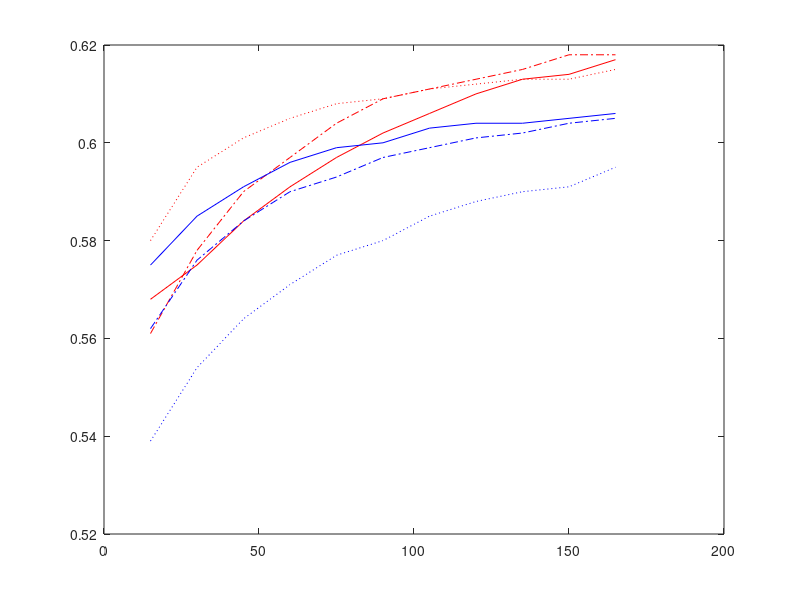

The MATLAB script that drew this image: (Note: this script raises an error after producing the figure.)
%% pH Plotting

time = [15	30	45	60	75	90	105	120	135	150	165];

ph3_6a = [0.58	0.595	0.601	0.605	0.608	0.609	0.611	0.612	0.613	0.613	0.615];
ph3_6b = [0.561	0.578	0.59	0.597	0.604	0.609	0.611	0.613	0.615	0.618	0.618];
ph3_6c = [0.568	0.575	0.584	0.591	0.597	0.602	0.606	0.61	0.613	0.614	0.617];

ph4_4a = [0.539	0.554	0.564	0.571	0.577	0.58	0.585	0.588	0.59	0.591	0.595];
ph4_4b = [0.562	0.576	0.584	0.59	0.593	0.597	0.599	0.601	0.602	0.604	0.605];
ph4_4c = [0.575	0.585	0.591	0.596	0.599	0.6	0.603	0.604	0.604	0.605	0.606];

ph5_9a = [0.502	0.507	0.515	0.519	0.523	0.523	0.527	0.529	0.53	0.531	0.532];


figure(1)
plot(time,ph3_6a,'r:')
hold on
plot(time,ph3_6b,'r-.')
plot(time,ph3_6c,'r-')
plot(time,ph4_4a,'b:')
plot(time,ph4_4b,'b-.')
plot(time,ph4_4c,'b-')
%plot(time,ph5_9a,'g-')
hold off
legend('pH 3.6 trial 1', 'pH 3.6 trial 2', 'pH 3.6 trial 3', 'pH 4.4 trial 1','pH 4.4 trial 2','pH 4.4 trial 3',0)
title('Voltage between Ti and Zn rods over time in different pH solutions')
ylabel('Voltage (V)')
xlabel('Time (s)')

